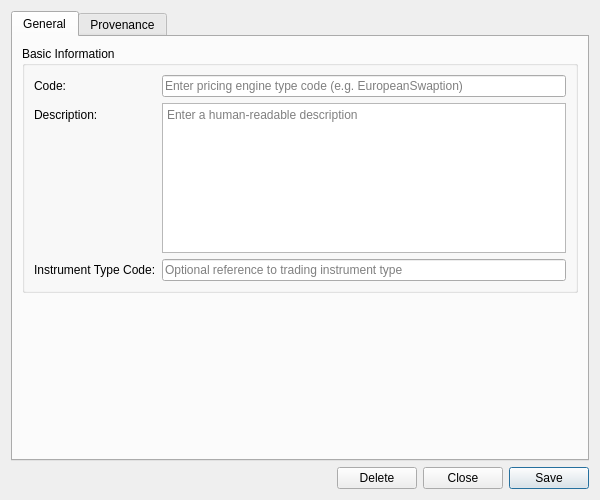
<?xml version="1.0" encoding="UTF-8"?>
<ui version="4.0">
 <class>PricingEngineTypeDetailDialog</class>
 <widget class="QWidget" name="PricingEngineTypeDetailDialog">
  <property name="geometry">
   <rect>
    <x>0</x>
    <y>0</y>
    <width>600</width>
    <height>500</height>
   </rect>
  </property>
  <property name="sizePolicy">
   <sizepolicy hsizetype="Preferred" vsizetype="Preferred">
    <horstretch>0</horstretch>
    <verstretch>0</verstretch>
   </sizepolicy>
  </property>
  <property name="minimumSize">
   <size>
    <width>600</width>
    <height>500</height>
   </size>
  </property>
  <property name="windowTitle">
   <string>Pricing Engine Type Details</string>
  </property>
  <layout class="QVBoxLayout" name="verticalLayout">
   <item>
    <widget class="QTabWidget" name="tabWidget">
     <property name="currentIndex"><number>0</number></property>
     <widget class="QWidget" name="generalTab">
      <attribute name="title"><string>General</string></attribute>
      <layout class="QVBoxLayout" name="generalLayout">
       <item>
        <widget class="QGroupBox" name="basicInfoGroup">
         <property name="title">
          <string>Basic Information</string>
         </property>
         <layout class="QFormLayout" name="formLayout">
          <item row="0" column="0">
           <widget class="QLabel" name="labelCode">
            <property name="text">
             <string>Code:</string>
            </property>
           </widget>
          </item>
          <item row="0" column="1">
           <widget class="QLineEdit" name="codeEdit">
            <property name="placeholderText">
             <string>Enter pricing engine type code (e.g. EuropeanSwaption)</string>
            </property>
           </widget>
          </item>
          <item row="1" column="0">
           <widget class="QLabel" name="labelDescription">
            <property name="text">
             <string>Description:</string>
            </property>
           </widget>
          </item>
          <item row="1" column="1">
           <widget class="QPlainTextEdit" name="descriptionEdit">
            <property name="minimumSize">
             <size>
              <width>0</width>
              <height>80</height>
             </size>
            </property>
            <property name="maximumSize">
             <size>
              <width>16777215</width>
              <height>150</height>
             </size>
            </property>
            <property name="placeholderText">
             <string>Enter a human-readable description</string>
            </property>
           </widget>
          </item>
          <item row="2" column="0">
           <widget class="QLabel" name="labelInstrumentTypeCode">
            <property name="text">
             <string>Instrument Type Code:</string>
            </property>
           </widget>
          </item>
          <item row="2" column="1">
           <widget class="QLineEdit" name="instrumentTypeCodeEdit">
            <property name="placeholderText">
             <string>Optional reference to trading instrument type</string>
            </property>
           </widget>
          </item>
         </layout>
        </widget>
       </item>
       <item>
        <spacer name="verticalSpacer">
         <property name="orientation">
          <enum>Qt::Vertical</enum>
         </property>
         <property name="sizeHint" stdset="0">
          <size>
           <width>20</width>
           <height>40</height>
          </size>
         </property>
        </spacer>
       </item>
      </layout>
     </widget>
     <widget class="QWidget" name="provenanceTab">
      <attribute name="title"><string>Provenance</string></attribute>
      <layout class="QVBoxLayout" name="provenanceTabLayout">
       <item>
        <widget class="ores::qt::ProvenanceWidget" name="provenanceWidget" native="true"/>
       </item>
      </layout>
     </widget>
    </widget>
   </item>
   <item>
    <layout class="QHBoxLayout" name="buttonLayout">
     <item>
      <spacer name="horizontalSpacer">
       <property name="orientation">
        <enum>Qt::Horizontal</enum>
       </property>
       <property name="sizeHint" stdset="0">
        <size>
         <width>40</width>
         <height>20</height>
        </size>
       </property>
      </spacer>
     </item>
     <item>
      <widget class="QPushButton" name="deleteButton">
       <property name="text">
        <string>Delete</string>
       </property>
      </widget>
     </item>
     <item>
      <widget class="QPushButton" name="closeButton">
       <property name="text">
        <string>Close</string>
       </property>
      </widget>
     </item>
     <item>
      <widget class="QPushButton" name="saveButton">
       <property name="text">
        <string>Save</string>
       </property>
       <property name="default">
        <bool>true</bool>
       </property>
      </widget>
     </item>
    </layout>
   </item>
  </layout>
 </widget>
 <customwidgets>
  <customwidget>
   <class>ores::qt::ProvenanceWidget</class>
   <extends>QWidget</extends>
   <header>ores.qt/ProvenanceWidget.hpp</header>
  </customwidget>
 </customwidgets>
 <resources/>
 <connections/>
</ui>
